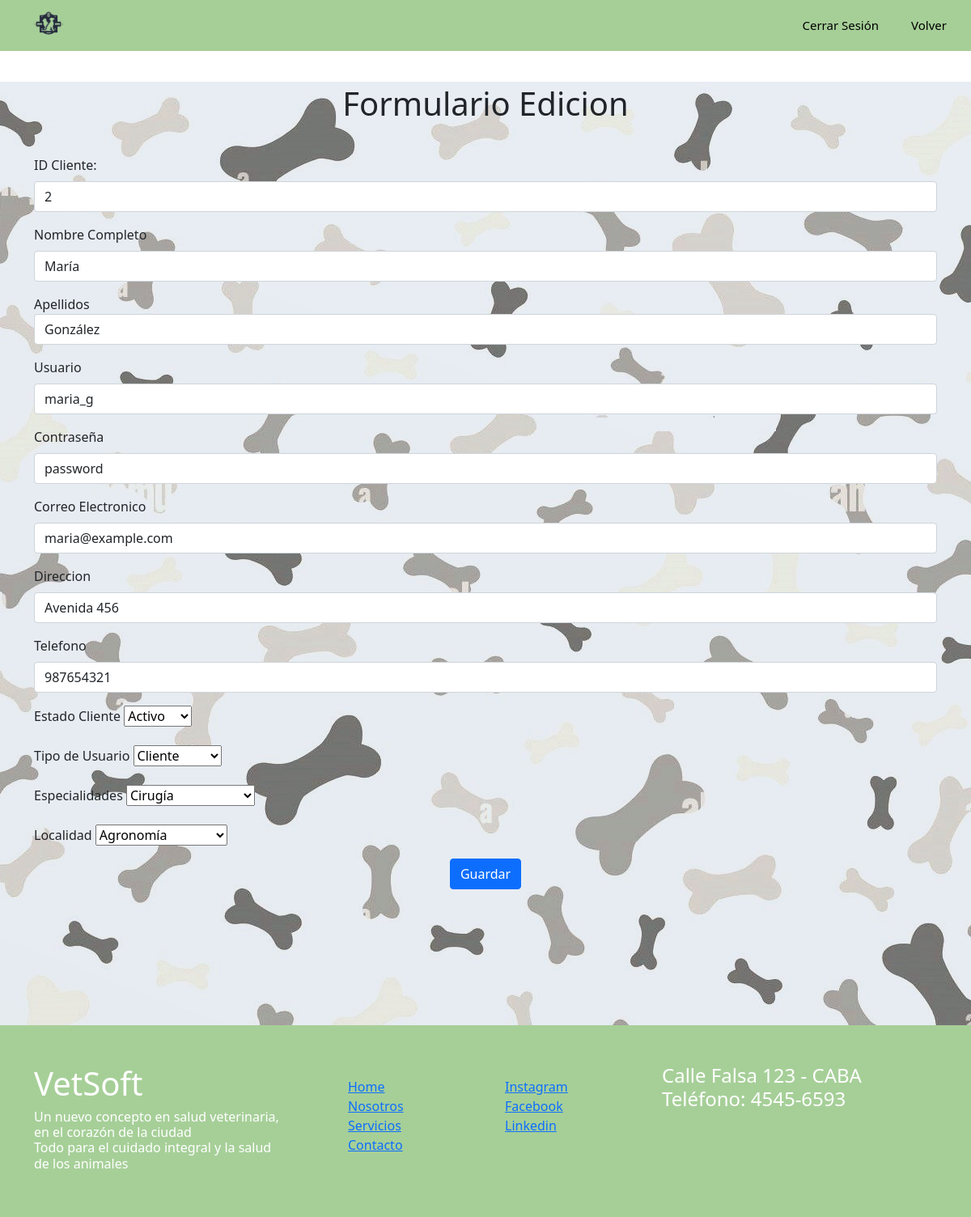
Screenshot of /VetSoft/editarUsuario.php?id=2 with the database file from the repository.
### tables this page shows
CREATE TABLE `clientes` (
  `id_cliente` int(7) NOT NULL,
  `nombre` varchar(50) DEFAULT NULL,
  `apellido` varchar(50) DEFAULT NULL,
  `contraseña` varchar(50) DEFAULT NULL,
  `direccion` varchar(50) DEFAULT NULL,
  `email` varchar(50) DEFAULT NULL,
  `usuario` varchar(50) DEFAULT NULL,
  `telefono` int(20) DEFAULT NULL,
  `fk_estado` int(7) DEFAULT NULL,
  `fk_tipo_usuario` int(7) DEFAULT 3,
  `fk_especialidad` int(7) DEFAULT NULL,
  `fk_localidad` int(7) DEFAULT NULL
);

CREATE TABLE `especialidades` (
  `id_especialidad` int(11) NOT NULL,
  `nombre_especialidad` varchar(100) DEFAULT NULL
);

CREATE TABLE `localidad` (
  `id_localidad` int(7) NOT NULL,
  `nombre_localidad` varchar(50) NOT NULL
);

### VetSoft/editarUsuario.php (the view, shortened to what this page needs)
<?php
require_once("conexionBD.php");
$sql = $conexion->prepare("SELECT * FROM clientes WHERE id_cliente=?");
	$sql->bind_param("i",$_GET["id"]);
	$sql->execute();
	$result = $sql->get_result();
	if ($result->num_rows > 0) {
		$row = $result->fetch_assoc();
	}
?>
<!doctype html>
<html lang="es">
    <head>
    <link rel="stylesheet" href="estilos/style_AgregarCliente.css">
    <link href="https://cdn.jsdelivr.net/npm/bootstrap@5.0.2/dist/css/bootstrap.min.css" rel="stylesheet">
    </head>
    <body style="background-image: url(img/fondoII.jpg);">
    <div class="head">
        <div class="logo" >
            <a class="navbar-brand" href="index.php">
            <img src="img\Vetsoft.png" alt="Logo" width="60" height="60" class="d-inline-block align-text-top"></a>
        </div>
        <nav class="navbar">
            <a href="cerrarSesion.php">Cerrar Sesión</a>
            <a href="admin2.php">Volver</a>
        </nav>
    </div>
    <br><br><br><br>
    <h1 class="p-2 text-black text-center">Formulario Edicion </h1>
        <br>
    <div class="container">
    <form method="post" class="row g-3" action="">
	<div >
		<label for="cliente_ID" class="form-label">ID Cliente: </label>
            	<select name="cliente_ID" class="form-control">
                <?php
                    $num=$row['id_cliente'];
                    $id=$row['id_cliente'];
                    echo "<option  value =$id>$num</option> ";
                ?>
            	</select>
        </div>
		<div >
			<label for="nombre" class="form-label">Nombre Completo</label>
			<input type="text" class="form-control" name="nombre" value="<?php echo $row["nombre"]?>">
        </div>
		<div >
			<label for="apellido">Apellidos</label>
			<input type="text" class="form-control" name="apellido" value="<?php echo $row["apellido"]?>">
        </div>
		<div>
			<label for="usuario"class="form-label">Usuario</label>
			<input type="text" class="form-control" name="usuario" value="<?php echo $row["usuario"]?>">
		</div>
        <div>
			<label for="contraseña"class="form-label">Contraseña</label>
			<input type="text" class="form-control" name="contraseña" value="<?php echo $row["contraseña"]?>">
		</div>
        <div>
			<label for="email"class="form-label">Correo Electronico</label>
			<input type="text" class="form-control" name="email" value="<?php echo $row["email"]?>">
		</div>
        <div>
			<label for="direccion"class="form-label">Direccion</label>
			<input type="text" class="form-control" name="direccion" value="<?php echo $row["direccion"]?>">
		</div>
        <div>
			<label for="telefono"class="form-label">Telefono</label>
			<input type="text" class="form-control" name="telefono" value="<?php echo $row["telefono"]?>">
		</div>
        <div>
			<label class="form-label">Estado Cliente</label>
            <select name="estado">
                <?php
                    $id=$row['id_cliente'];
                    $estado=$row['fk_estado'];
                    switch ($estado) {
                        case 1:
                            $estado="Activo";
                            break;
                    }
                    echo "<option value = $id> $estado</option> ";
                ?>
            </select>
		</div>
        <div>
			<label class="form-label">Tipo de Usuario</label>
            <select name="tipoUsuario">
                <?php
                    $id=$row['id_cliente'];
                    $tipoUsuario=$row['fk_tipo_usuario'];
                    switch ($tipoUsuario) {
                        case 3:
                            $tipoUsuario="Cliente";
                            break;
                    }
                    echo "<option value = $id> $tipoUsuario</option> ";
                ?>
            </select>
		</div>
        <div>
			<label class="form-label">Especialidades</label>
            <select name="especialidad">
                <?php
                    $num=$row['fk_especialidad'];
                    $sql=$conexion->query("select * from especialidades");
                    if ($sql=$sql->fetch_assoc()) {
                        $nombres=$sql['nombre_especialidad'];
                        echo "<option value = $num> $nombres</option> ";
                    }
                ?>
            </select>
        </div>
        <div>
			<label>Localidad</label>
            <select name="localidad">
                <?php
                    $id=$row['fk_localidad'];
                    $consul=$conexion->query("select * from localidad");
                    if ($fila = $consul->fetch_assoc()) {
                        $nombre=$fila['nombre_localidad'];
                        echo "<option value = $id> $nombre</option> ";
                    }
                ?>
            </select>
		</div>
		<div class="boton" style="text-align: center;">
            <button type="submit"name="guardar"style="display: inline-block;margin: 0 auto;" class="btn btn-primary ">Guardar</button>
        </div>
	</form>
    <br><br><br><br><br><br><br>
    </div>
    <?php
            include("footer.php");
    ?>
    </body>
</html>

### VetSoft/estilos/style_AgregarCliente.css (style rules this page uses)
body { background-image: url(../img/fondoII.jpg); background-position: center; background-repeat: no-repeat; background-attachment: fixed; margin: 0; padding: 0; }
.head { display: flex; align-items: center; justify-content: space-between; height: 63px; background: #ffffff;; position: fixed; width: 100%; z-index: 100; background-color: #A6CF98; }
.navbar { display: flex; margin-right: 10px; }
.navbar a { display: block; padding: 20px 20px; color: black; text-decoration: none; font-size: 15px; }
.logo { margin-left: 30px; }
.logo a { text-decoration: none; color: rgba(60, 60, 60, 0.979); text-transform: uppercase; font-size: 20px; }
.btn { margin-left: 500px; }

### rows the page displays
clientes: cliente_ID "2", nombre "María", apellido "González", usuario "maria_g", contraseña "password", email "maria@example.com", direccion "Avenida 456", telefono "987654321", estado "Activo", tipoUsuario "Cliente"
especialidades: especialidad "Cirugía"
localidad: localidad "Agronomía"
